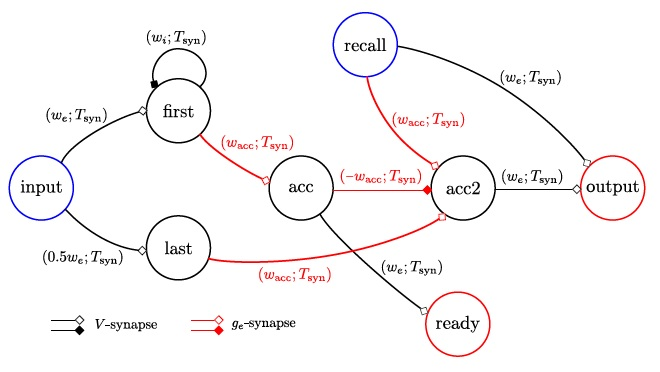
#> input picture images/Memory.jpg, 660 x 372 px; its folder holds 4 pictures in this run
$ python memory_v3.py
#> lines starting #> are read from the running program, lines starting #| are printed output that depends on the picture
### computation.py
# COMPUTATION CODE
# ____________________
# Definition of the different constant, classes and computation loop
#
# Written by : Marion Tormento
# July 2018
# ____________________
import matplotlib.pyplot as plt
import matplotlib.image as mpimg

# Constant
Vt = 10 #mV
Vreset = 0 #mV
taum = 100 #ms (100s ? Erreur dans le texte)
tauf = 20 #ms
Tsyn = 1 #ms
Tneu = 0.01 #ms (10us)
Tmin = 10 #ms
Tcod = 100 #ms
Tmax = Tmin + Tcod
wacc = Vt*taum/Tmax
waccb = Vt*taum/Tcod
ge = wacc
we = Vt*taum
wi = -we
dt = 1

class Network(object):
    def __init__(self, name, Neuron1, Neuron2):
        super(Network, self).__init__()
        self.name = name
        self.input = Neuron1
        self.other = Neuron2

class Neuron(object):
    def __init__(self, name):
        super(Neuron, self).__init__()
        self.name = name
        self.V = 0
        self.updateRule = []
        self.spikeTime = []
        self.actionTime = []
        self.nbSynapses = 0
        self.synapses = []
        self.isVsynapes = 0

    def voltage(self, w):
        self.updateRule.append(dt*(w/taum))

    def updateAction(self, time):
        if len(self.actionTime) < 2:
            pass
        else:
            if time >= self.actionTime[1]:
                self.updateRule[0] += self.updateRule[1]
                del self.updateRule[1], self.actionTime[0]

    def time(self, instant, timeCste):
        val = round(instant + 100*timeCste, 0)
        self.actionTime.append(val)

    def spike(self, instant):
        # val = int(instant + 100*Tneu)/100
        val = round(instant/100 + Tneu, 2)
        self.spikeTime.append(val)

    def updateSyn(self, syn):
        self.nbSynapses = len(syn)
        for post in syn:
            self.synapses.append(Synapses(post[0], post[1], post[2], post[3]))

class Synapses(object):
    def __init__(self, syn, neuron, weight, time):
        super(Synapses, self).__init__()
        self.type = syn
        self.post = neuron
        self.W = weight
        self.T = time


# Computation

def computation(network):
    inputNeuron = network.input
    otherNeuron = network.other
    computationComplete = False
    t = 0
    while computationComplete == False:
        for neuron in inputNeuron:
            for spike in neuron.spikeTime:
                spike = 100*spike
                if t == spike:
                    neuron.V += Vt
                    if neuron.V >= Vt:
                        neuron.V = Vreset
                        for synapses in neuron.synapses:
                            synapses.post.time(t, synapses.T)
                            synapses.post.voltage(synapses.W)
                            if synapses.type == 'V':
                                synapses.post.isVsynapes = 1
                            else:
                                synapses.post.isVsynapes = 0
                else:
                    try:
                        if t >= neuron.actionTime[0]:
                            neuron.updateAction(t)
                            neuron.V += neuron.updateRule[0]
                            if neuron.V >= Vt:
                                neuron.V = Vreset
                                for synapses in neuron.synapses:
                                    synapses.post.time(t, synapses.T)
                                    synapses.post.voltage(synapses.W)
                                    if synapses.type == 'V':
                                        synapses.post.isVsynapes = 1
                                    else:
                                        synapses.post.isVsynapes = 0

                            if neuron.isVsynapes == 1: # meaning its a V synapses
                                del neuron.updateRule[0], neuron.actionTime[0]
                    except IndexError:
                        pass

        for neuron in otherNeuron:
            try:
                if t >= neuron.actionTime[0]:
                    neuron.updateAction(t)
                    neuron.V += neuron.updateRule[0]
                    if neuron.V >= Vt:
                        # Neuron spiking and reset
                        neuron.spike(t)
                        neuron.V = Vreset

                        # Update the postsynaptic neuron
                        for synapses in neuron.synapses:
                            synapses.post.time(100*neuron.spikeTime[-1], synapses.T)
                            synapses.post.voltage(synapses.W)
                            if synapses.type == 'V':
                                synapses.post.isVsynapes = 1
                            else:
                                synapses.post.isVsynapes = 0
                        # reset the neuron completely
                        if neuron.isVsynapes == 0:
                            del neuron.updateRule[0], neuron.actionTime[0]

                    if neuron.isVsynapes == 1: # meaning its a V synapses
                        del neuron.updateRule[0], neuron.actionTime[0]

                    if neuron.name[0:6] == 'output' and len(neuron.spikeTime) == 2:
                        print("Computation lasted for ", neuron.spikeTime[-1], "ms")
                        computationComplete = True

            except IndexError:
                pass
        t += 1

    network.input = inputNeuron
    network.other = otherNeuron
    printResults(network)
    return network

def printResults(network):
    print(network.name)
    print("Spike time for each neuron")
    for neuron in network.input:
        print(neuron.name,": ", neuron.spikeTime)
    for neuron in network.other:
        print(neuron.name, ": ", neuron.spikeTime)
    expectedResult = 0
    if network.name == "Inverted Memory":
        expectedResult = round(Tmax-(network.input[0].spikeTime[1]-network.input[0].spikeTime[0]-Tmin),2)
    elif network.name == "Memory":
        expectedResult = round(network.input[0].spikeTime[1]-network.input[0].spikeTime[0],2)
    elif network.name == "Minimum":
        expectedResult = round(min(network.input[0].spikeTime[1]-network.input[0].spikeTime[0], network.input[1].spikeTime[1]-network.input[1].spikeTime[0]),2)
    elif network.name == "Maximum":
        expectedResult = round(max(network.input[0].spikeTime[1]-network.input[0].spikeTime[0], network.input[1].spikeTime[1]-network.input[1].spikeTime[0]),2)
    elif network.name == "Subtractor":
        expectedResult = round(Tmin + abs(network.input[0].spikeTime[1]-network.input[1].spikeTime[1]),2)

    try:
        obtainedResult = round(network.other[-1].spikeTime[1]-network.other[-1].spikeTime[0],2)
        plotNetwork(network)
        plotChronogram(network, network.other[-1].spikeTime[1])

    except IndexError:
        obtainedResult = round(network.other[-2].spikeTime[1]-network.other[-2].spikeTime[0],2)
        plotNetwork(network)
        plotChronogram(network, network.other[-2].spikeTime[1])


    print("DTout - Result expected:", expectedResult, " / Result obtained with the network: ", obtainedResult)
    print("Error: ", round((expectedResult - obtainedResult)/expectedResult*100,2) )

def plotNetwork(network):
    plt.figure(1)
    title = network.name
    title = title.replace(" ", "")
    image = mpimg.imread("images/"+title+'.jpg')
#> image is the input picture: shape (372, 660, 3); mean R, G, B 248.4, 246.5, 246.9
    plt.imshow(image)
    plt.xticks([])
    plt.yticks([])
    plt.title(network.name + " network")

def plotChronogram(network, compTime):
#> called with compTime = 249.1
    plt.figure(2)
    nbPlot = len(network.input) + len(network.other)
    fig = int(nbPlot*100+10)

    for i in range(nbPlot):
        fig += 1
        plt.subplot(fig)

        if i < len(network.input):
            plt.hist(network.input[i].spikeTime, range=(0, compTime), rwidth=0.05)
            # plt.xlabel('time (ms)')
            plt.ylabel(network.input[i].name)
            plt.yticks([])
        else:
            plt.hist(network.other[i-len(network.input)].spikeTime, range=(0, compTime), rwidth=0.05)
            # plt.xlabel('time (ms)')
            plt.ylabel(network.other[i-len(network.input)].name)
            plt.yticks([])
    plt.xlabel('time (ms)')
    title = "Chonogram of the " + network.name + " network"
    plt.suptitle(title)
    plt.show()
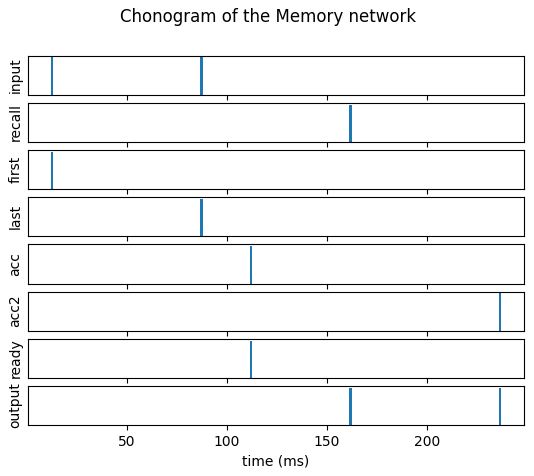
#> figure drawn by matplotlib, 8 panels

### memory_v3.py
# MEMORY V3.0
# ____________________
# Improved version of a memory network following STICK using Neuron and Synapses class.
# input: network containing input spike and recall spike
# output: spiking time for each neuron, and comparison to the expected value
#
# Written by : Marion Tormento
# July 2018
# ____________________

from computation import *

# Initialisation
# Create the neurons
inpt = Neuron('input')
first = Neuron('first')
last = Neuron('last')
acc = Neuron('acc')
acc2 = Neuron('acc2')
recall = Neuron('recall')
ready = Neuron('ready')
output = Neuron('output')
inputNeuron = [inpt, recall]
otherNeuron = [first, last, acc, acc2, ready, output]

# Update the spike and synapses for each neuron
inpt.spikeTime = [0, 98.1]
inpt.updateSyn([['V', first, we, Tsyn], ['V', last, 0.5*we, Tsyn]])
recall.spikeTime = [150]
recall.updateSyn([['ge', acc2, wacc/100, Tsyn], ['V', output, we, Tsyn]])
first.updateSyn([['V', first, wi, Tsyn], ['ge', acc, wacc/100, Tsyn]])
last.updateSyn([['ge', acc2, wacc/100, Tsyn]])
acc.updateSyn([['V', ready, we, Tsyn], ['ge', acc2, -wacc/100, Tsyn]])
acc2.updateSyn([['V', output, we, Tsyn]])

# Init and compute the network
memory = Network("Memory", inputNeuron, otherNeuron)
memory = computation(memory)
